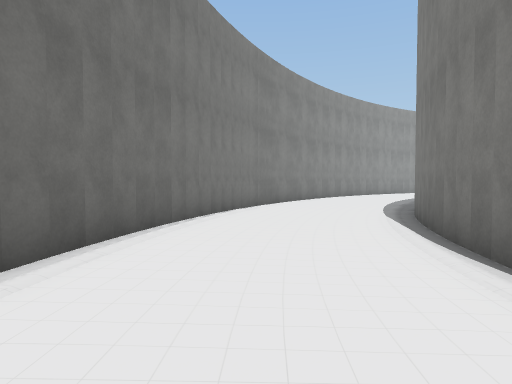
View 1 (above)

16 first-person views from a walk through a Unity game level. The camera is 1.4 m above the floor, tilts 2° down and sees 75° across. The floor is counted in squares, 2 m on a side. Each view is taken from the middle of a square. On the plan, view 1 faces up. The plan holds only what a view shows up to about 10 squares ahead; the rest is blank. The place goes on beyond the plan. The player character is not drawn. Some surface patterns are stand-ins.

View 2
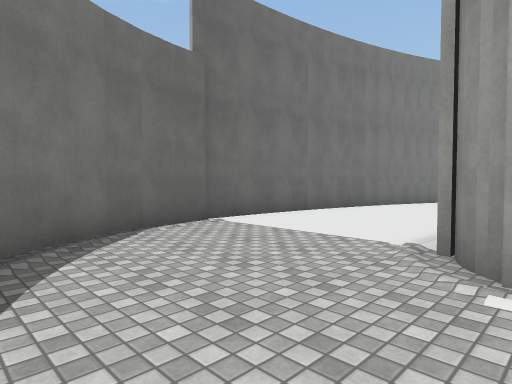

View 3
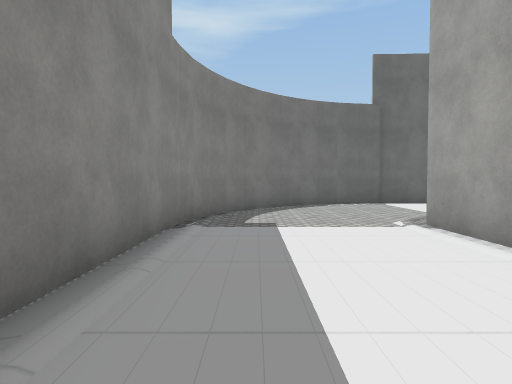

View 4
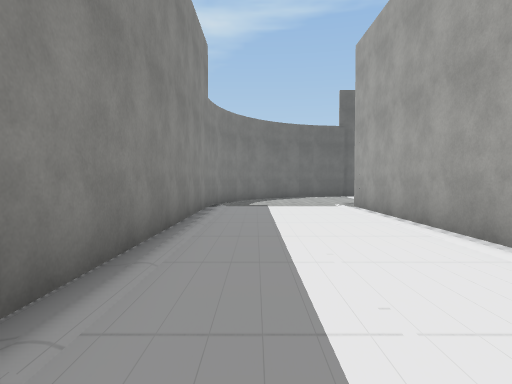

View 5
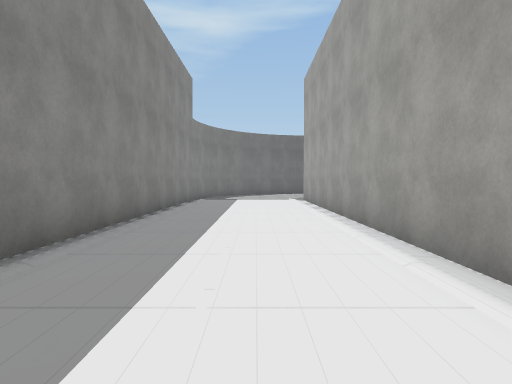

View 6
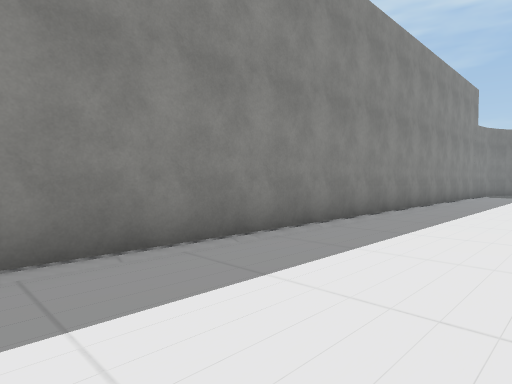

View 7
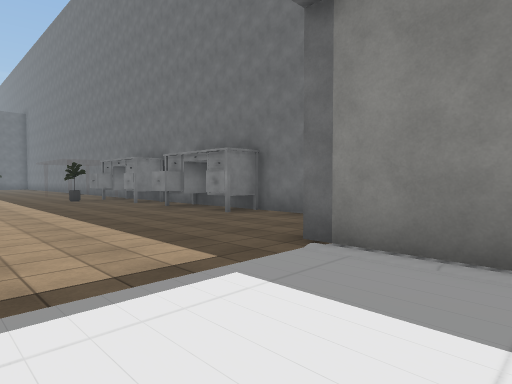

View 8
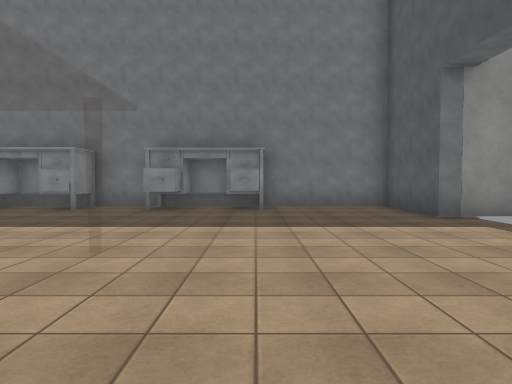

View 9
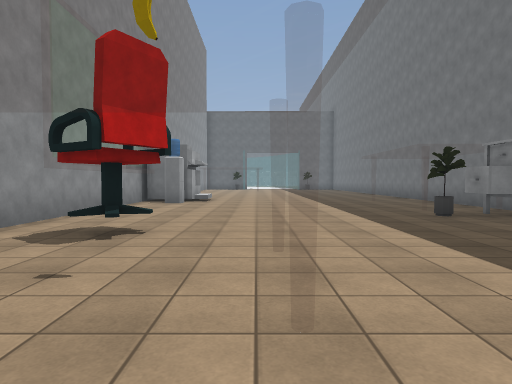

View 10
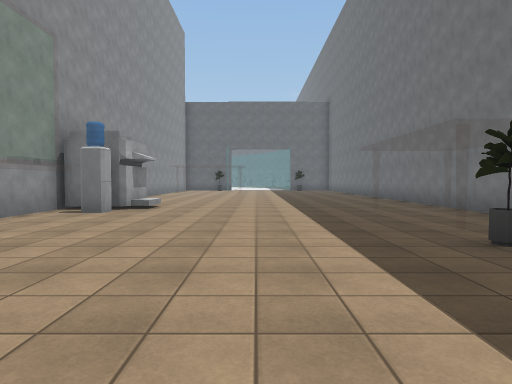

View 11
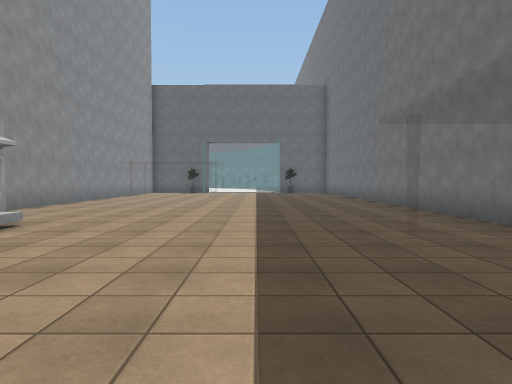

View 12
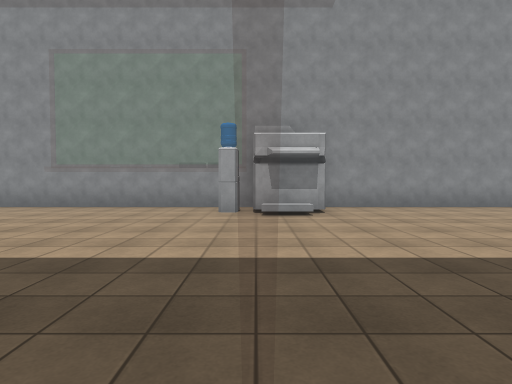

View 13
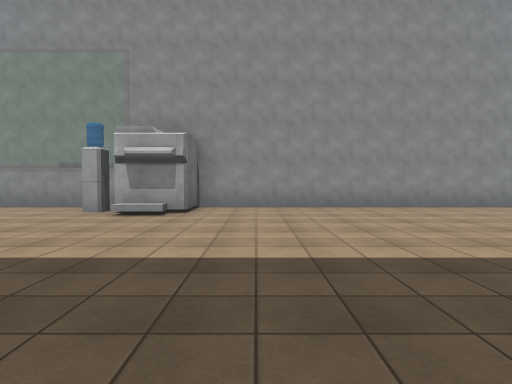

View 14
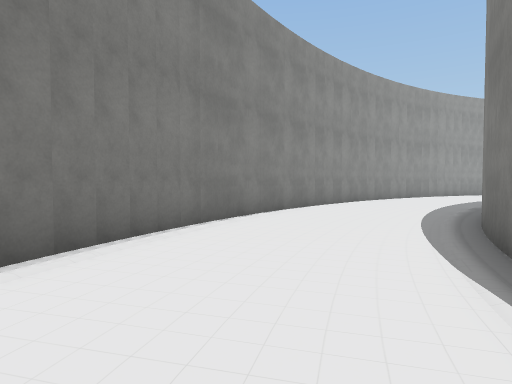

View 15
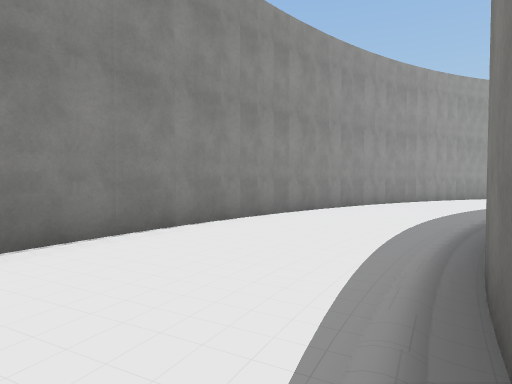

View 16
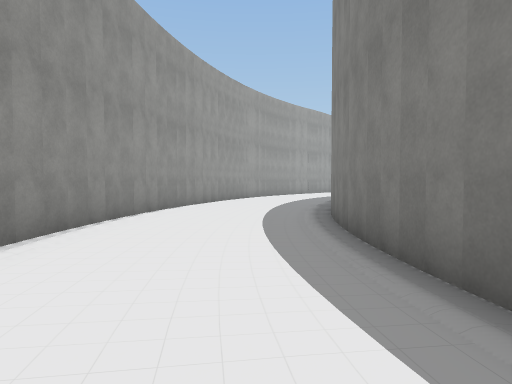

### Floor plan
Points are (right, up) in squares from view 1. A wall is a line through its corners. A room is listed if a view was taken in it or the views show most of it. See-through windows are left out.
Room 1 (views 1, 2, 3, 4, 5, 6, 7, 8, 9, 10, 11, 12, 13, 14, 15, 16)
walls: (12.8, -0.2) (2.5, -0.2); (34.4, 2.7) (27.2, 2.7); (31.6, -6.9) (40, -6.9); (7.6, 12.7) (8.8, 13.7); (6.3, 11.5) (7.5, 12.7); (4.5, 9.2) (6.4, 11.7); (3.3, 7.1) (4.5, 9.3); (2.9, 5.9) (3.4, 7.1); (2.4, 4.2) (2.8, 5.9); (2.1, 2.7) (2.4, 4.3); (2.2, -4.3) (19.5, -4.3) (19.5, -6.9) (29.9, -6.9); (1.6, -4.2) (2.4, -4.3); (1, -3.9) (1.7, -4.2); (8.8, 18.5) (7, 17.4); (7, 17.5) (5.3, 16.1); (0.5, -3.6) (1.1, -4); (5.3, 16.2) (2.6, 13.6); (-0.1, -3.3) (0.6, -3.7); (2.7, 13.6) (1.7, 12.3); (1.7, 12.5) (-0.2, 9.2); (-0.1, 9.3) (-0.6, 8.1); (-1, -2.3) (-0.5, -2.9) (0, -3.4); (41.5, 2.7) (35.4, 2.7); (-0.6, 8.3) (-1.7, 5.2); (-1.3, -1.8) (-0.9, -2.4); (-1.6, -1.2) (-1.3, -1.9); (-1.6, 5.3) (-1.7, 4.7); (-1.8, 4.8) (-2.2, 1); (-2, 0.7) (-1.9, 0); (-2, 0.1) (-1.8, -0.6) (-1.6, -1.3)
objects: other object (23, -6); other object (25, -6); other object (27, -6) to (30, -6); chair (27, 1) to (28, 1); other object (30, -5); other object (34, 1) to (35, 1); water cooler (34, 2)

Positions as (right, up) in squares from view 1, and headings:
1: (0, 0), facing up
2: (3, -3), facing up-left
3: (8, -3), facing left
4: (12, -3), facing left
5: (15, -2), facing left
6: (19, -1), facing down-left
7: (17, -1), facing down-right
8: (23, 2), facing down
9: (23, -1), facing right
10: (26, -2), facing right
11: (30, -3), facing right
12: (34, -6), facing up
13: (37, -6), facing up
14: (1, 4), facing up
15: (3, 7), facing up
16: (3, 10), facing up-right
